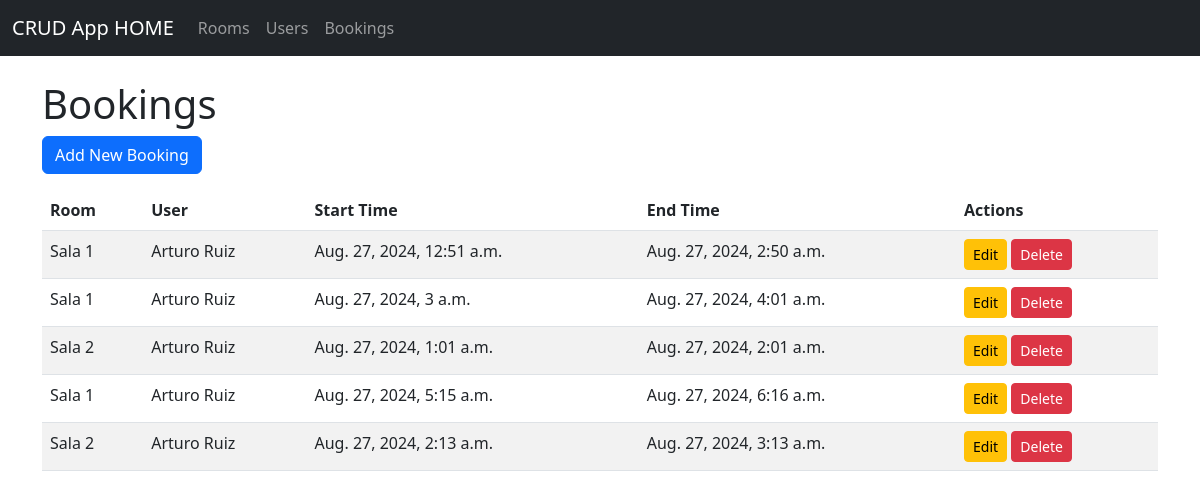
The page /bookings/ on the database as committed earlier.
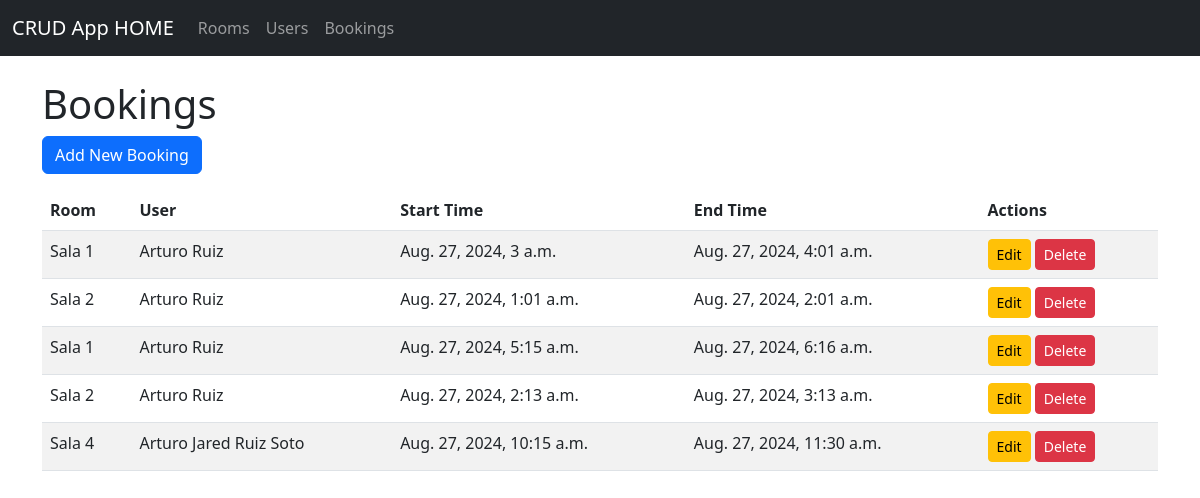
The same page on the database as committed later.
### app/models.py (models this page shows, shortened)
class Booking(models.Model):
    room = models.ForeignKey(Room, on_delete=models.CASCADE)
    user = models.ForeignKey(User, on_delete=models.CASCADE)
    start_time = models.DateTimeField()
    end_time = models.DateTimeField()
    class Meta:
        db_table = 'booking'

class Room(models.Model):
    name = models.CharField(max_length=100)
    location = models.CharField(max_length=100)
    capacity = models.IntegerField()
    amenities = models.TextField(blank=True, null=True)
    class Meta:
        db_table = 'room'

class User(models.Model):
    name = models.CharField(max_length=100)
    email = models.EmailField(unique=True)
    phone = models.CharField(max_length=20, blank=True, null=True)
    class Meta:
        db_table = 'user'

### app/views.py (the view)
# urls.py: path('bookings/', BookingListView.as_view(), name='booking_list'),
class BookingListView(View):
    def get(self, request):
        bookings = Booking.objects.all()
        return render(request, 'app/bookings_list.html', {'bookings': bookings})

### app/templates/app/bookings_list.html (shortened to what this page needs)
{% extends 'app/base.html' %}
{% block content %}
<h1>Bookings</h1>
<a href="{% url 'booking_create' %}" class="btn btn-primary mb-3">Add New Booking</a>
<table class="table table-striped">
    <thead>
        <tr>
            <th>Room</th>
            <th>User</th>
            <th>Start Time</th>
            <th>End Time</th>
            <th>Actions</th>
        </tr>
    </thead>
    <tbody>
        {% for booking in bookings %}
        <tr>
            <td>{{ booking.room.name }}</td>
            <td>{{ booking.user.name }}</td>
            <td>{{ booking.start_time }}</td>
            <td>{{ booking.end_time }}</td>
            <td>
                <a href="{% url 'booking_update' booking.pk %}" class="btn btn-warning btn-sm">Edit</a>
                <a href="{% url 'booking_delete' booking.pk %}" class="btn btn-danger btn-sm">Delete</a>
            </td>
        </tr>
        {% endfor %}
    </tbody>
</table>
{% endblock %}

Rows that differ between the two databases and show on the page:
removed Booking: room.name "Sala 1", user.name "Arturo Ruiz", start_time "Aug. 27, 2024, 12:51 a.m.", end_time "Aug. 27, 2024, 2:50 a.m."
added Booking: room.name "Sala 4", user.name "Arturo Jared Ruiz Soto", start_time "Aug. 27, 2024, 10:15 a.m.", end_time "Aug. 27, 2024, 11:30 a.m."
